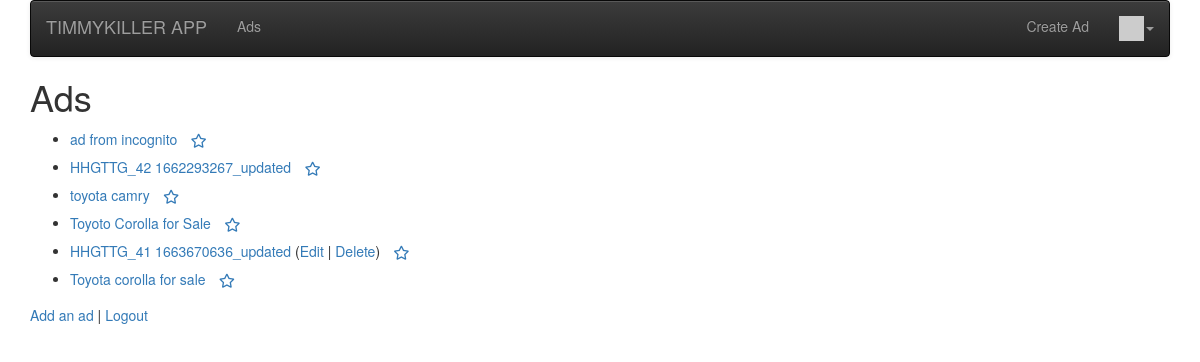
/ (signed in), run on the app's committed database.
### ads/models.py (models this page shows, shortened)
class Ad(models.Model):
    title = models.CharField(
        max_length=200,
        validators=[MinLengthValidator(2, "Title must be greater than 2 characters")]
    )
    price = models.DecimalField(max_digits=7, decimal_places=2, null=True)
    text = models.TextField()
    owner = models.ForeignKey(settings.AUTH_USER_MODEL, on_delete=models.CASCADE)
    comments = models.ManyToManyField(settings.AUTH_USER_MODEL, through='Comment', related_name='comments_owned')
    created_at = models.DateTimeField(auto_now_add=True)
    updated_at = models.DateTimeField(auto_now=True)
    picture = models.BinaryField(null=True, editable=True)
    content_type = models.CharField(max_length=256, null=True, help_text='The MIMEType of the file')
    favourite = models.ManyToManyField(settings.AUTH_USER_MODEL, through='Fav', related_name='favourite_ads')

### ads/views.py (the view)
# urls.py: path('', views.AdListView.as_view(), name='all'),
class AdListView(OwnerListView):
    model = Ad
    template_name = "ads/ad_list.html"
    def get(self, request):
        ads_list = Ad.objects.all()
        favourites = list()
        if request.user.is_authenticated:
            rows = request.user.favourite_ads.values('id')
            favourites = [row['id'] for row in rows]
        ctx = {'ad_list': ads_list, 'favourites': favourites}
        return render(request, self.template_name, ctx)

### home/context_processors.py (called while the page is built)
def settings(request):
    return {
        'settings': django_settings,
    }

### home/templatetags/app_tags.py (called while the page is built)
@register.filter(name='gravatar')
def gravatar(user, size=35):
    email = str(user.email.strip().lower()).encode('utf-8')
    email_hash = md5(email).hexdigest()
    url = "//www.gravatar.com/avatar/{0}?s={1}&d=identicon&r=PG"
    return url.format(email_hash, size)

### ads/templates/ads/ad_list.html (shortened to what this page needs)
{% extends "base_menu.html" %}
{% block content %}
<h1>Ads</h1>
<p>
{% if ad_list %}
<ul>
  {% for ad in ad_list %}
    <li>
        <a href="{% url 'ads:ad_detail'  ad.id %}">{{ ad.title }}</a>
        {% if ad.owner == user %}
        (<a href="{% url 'ads:ad_update' ad.id %}">Edit</a> |
        <a href="{% url 'ads:ad_delete' ad.id %}">Delete</a>)
        {% endif %}
        {% if user.is_authenticated %}
        <a href="#" onclick=
             "favPost('{% url 'ads:ad_favourite' ad.id %}', {{ ad.id }} );return false;"
            id="unfavorite_star_{{ad.id}}">
        <span class="fa-stack" style="vertical-align: middle;">
        <i class="fa fa-star-o fa-stack-1x"></i>
        </span>
        </a>
        {% endif %}
    </li>
  {% endfor %}
</ul>
{% else %}
  <p>There are no ads in the database.</p>
{% endif %}
</p>
<p>
<a href="{% url 'ads:ad_create' %}">Add an ad</a> |
{% if user.is_authenticated %}
<a href="{% url 'logout' %}?next={% url 'ads:all' %}">Logout</a>
{% else %}
<a href="{% url 'login' %}?next={% url 'ads:all' %}">Login</a>
{% endif %}
</p>
{% endblock %}

### data on the page
Ad: title "ad from incognito"
Ad: title "HHGTTG_42 1662293267_updated"
Ad: title "toyota camry"
Ad: title "Toyoto Corolla for Sale"
Ad: title "HHGTTG_41 1663670636_updated", shows "Edit"
Ad: title "Toyota corolla for sale"

### other printed values
{{ settings.APP_NAME }} "TIMMYKILLER APP"
